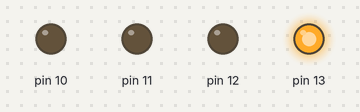
The sketch below on a simulated Arduino Uno, built with avr-gcc and run on an emulated ATmega328P. Shown: output pins drawn as LEDs (lit = HIGH).

Above: at 0.5 s.
At 7.5 s:
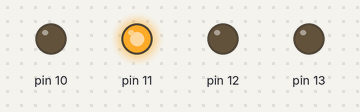
At 10.5 s:
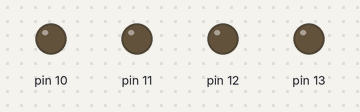
At 14.0 s:
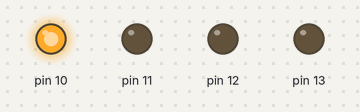
At 19.0 s:
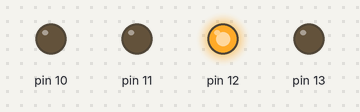
Timing chart, 0 to 20.8 s (numbered marks = the images above):
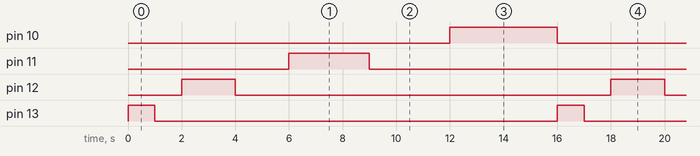

Measured:
- by itself, pin 10: alternates HIGH for 4.0 s and LOW for 12.0 s
- by itself, pin 11: alternates HIGH for 3.0 s and LOW for 13.0 s
- by itself, pin 12: alternates HIGH for 2.0 s and LOW for 14.0 s
- by itself, pin 13: alternates HIGH for 1.0 s and LOW for 15.0 s

The sketch:

blink.ino
```cpp
void setup() {
  // put your setup code here, to run once:

pinMode(13,OUTPUT);
pinMode(12,OUTPUT);
pinMode(11,OUTPUT);
pinMode(10,OUTPUT);
}

void loop() {
  // put your main code here, to run repeatedly:
digitalWrite(13,HIGH);
delay(1000);
digitalWrite(13,LOW);
delay(1000);
digitalWrite(12,HIGH);
delay(2000);
digitalWrite(12,LOW);
delay(2000);
digitalWrite(11,HIGH);
delay(3000);
digitalWrite(11,LOW);
delay(3000);
digitalWrite(10,HIGH);
delay(4000);
digitalWrite(10,LOW);
}
```
